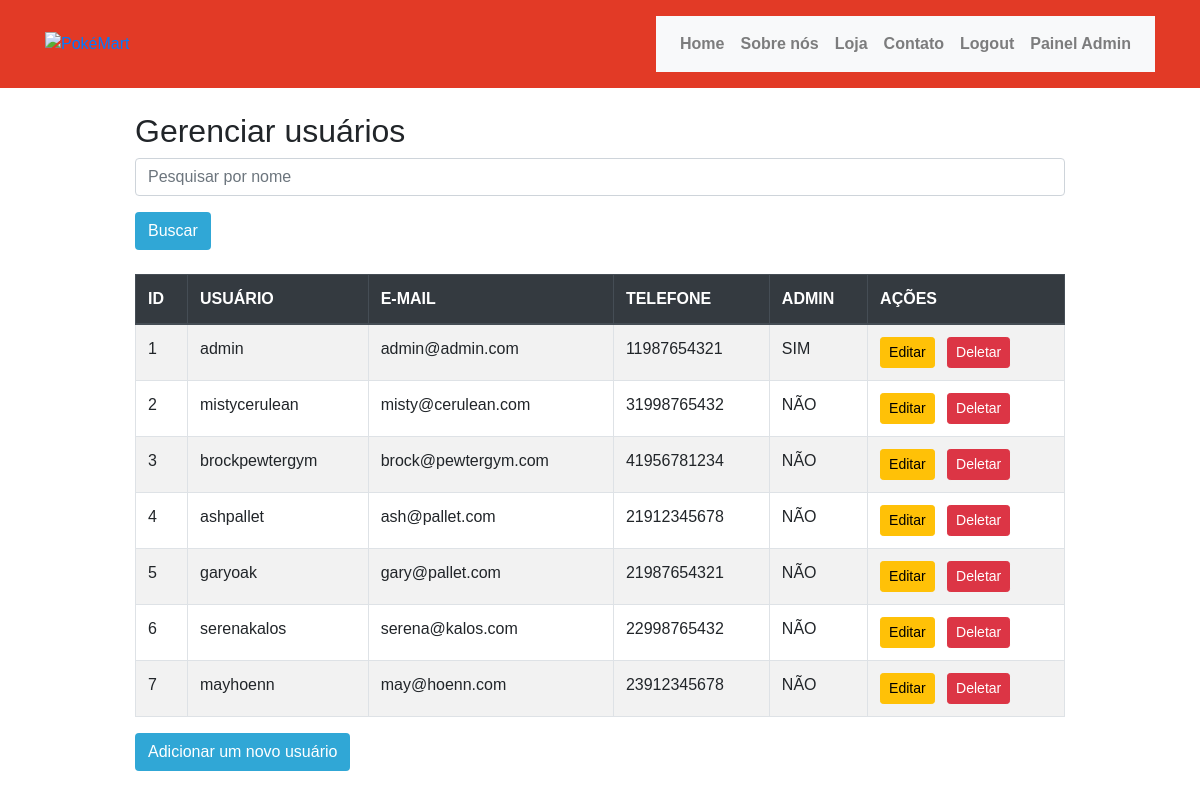
/users.php (signed in), run on the app's committed database.
### tables this page shows
CREATE TABLE IF NOT EXISTS `users` (
  `id` int(11) NOT NULL AUTO_INCREMENT,
  `username` varchar(50) NOT NULL DEFAULT '0',
  `email` varchar(50) NOT NULL DEFAULT '0',
  `password` varchar(250) NOT NULL DEFAULT '0',
  `admin` tinyint(4) NOT NULL DEFAULT 0,
  `telefone` varchar(20) NOT NULL DEFAULT '0',
  PRIMARY KEY (`id`)
);

### users.php (the view, shortened to what this page needs)
<?php
include "header.php";
$db = new db('users');
$db->checkLogin();
$db->checkAdminLogin();
$conn = $db->conn();
$stmt = $conn->query("SELECT * FROM users");
$users = $stmt->fetchAll(PDO::FETCH_ASSOC);
$search = isset($_POST['search']) ? $_POST['search'] : '';
if ($search) {
    $stmt = $conn->prepare("SELECT * FROM users WHERE LOWER(username) LIKE LOWER(?)");
    $stmt->execute(['%' . $search . '%']);
} else {
    $stmt = $conn->query("SELECT * FROM users");
}
$users = $stmt->fetchAll(PDO::FETCH_ASSOC);
?>
<div class="container" style="max-width: 80vw; margin: 0 auto;">
    <h2 class="mt-4">Gerenciar usuários</h2>
    <form action="users.php" method="post" class="mb-4">
        <div class="form-group">
            <input type="text" name="search" class="form-control" placeholder="Pesquisar por nome"
                value="<?= isset($_POST['search']) ? $_POST['search'] : ''; ?>">
        </div>
        <button type="submit" class="btn" style="background-color: #30A7D6; color: white;">Buscar</button>
    </form>
    <table class="table table-striped table-bordered table-hover">
        <thead class="thead-dark">
            <tr>
                <th>ID</th>
                <th>USUÁRIO</th>
                <th>E-MAIL</th>
                <th>TELEFONE</th>
                <th>ADMIN</th>
                <th>AÇÕES</th>
            </tr>
        </thead>
        <tbody>
            <?php foreach ($users as $u): ?>
                <tr>
                    <td><?= $u['id']; ?></td>
                    <td><?= $u['username']; ?></td>
                    <td><?= $u['email']; ?></td>
                    <td><?= $u['telefone']; ?></td>
                    <td><?= $u['admin'] ? 'SIM' : 'NÃO'; ?></td>
                    <td>
                        <a href="users.php?action=edit&id=<?= $u['id']; ?>" class="btn btn-warning btn-sm mr-2"
                            style="color: black;">Editar</a>
                        <a href="users.php?action=delete&id=<?= $u['id']; ?>" class="btn btn-danger btn-sm"
                            style="color: white;" onclick="return confirmDelete()">Deletar</a>
                    </td>
                </tr>
            <?php endforeach; ?>
        </tbody>
    </table>
    <a href="users.php?action=add" class="btn" style="background-color: #30A7D6; color: white;">Adicionar um novo
        usuário</a>
</div>

### stylesheet.css (style rules this page uses)
* { font-family: Arial, Helvetica, sans-serif; }
html, body { height: 100%; margin: 0; display: flex; flex-direction: column; }
.container { flex-grow: 1; }

### data on the page
users: id "1", username "admin", email "admin@admin.com", telefone "11987654321", admin "SIM"
users: id "2", username "mistycerulean", email "misty@cerulean.com", telefone "31998765432", admin "NÃO"
users: id "3", username "brockpewtergym", email "brock@pewtergym.com", telefone "41956781234", admin "NÃO"
users: id "4", username "ashpallet", email "ash@pallet.com", telefone "21912345678", admin "NÃO"
users: id "5", username "garyoak", email "gary@pallet.com", telefone "21987654321", admin "NÃO"
users: id "6", username "serenakalos", email "serena@kalos.com", telefone "22998765432", admin "NÃO"
users: id "7", username "mayhoenn", email "may@hoenn.com", telefone "23912345678", admin "NÃO"
